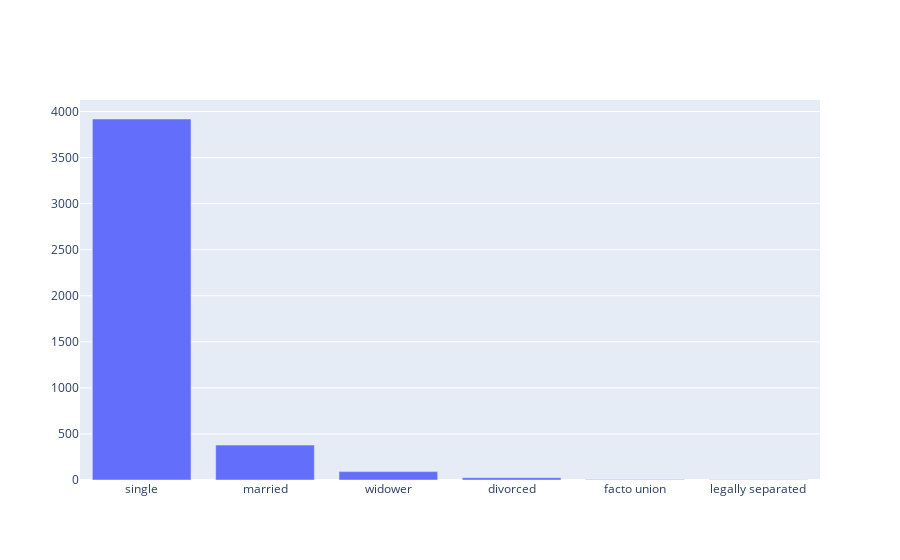

The notebook cell saved with this chart:
### Code cell
go.Figure(data=[
    go.Bar(
        x=['single', 'married', 'widower', 'divorced', 'facto union', 'legally separated'],
        y=data['Marital status'].value_counts()
    )
])

### Figure 1 — Plotly figure (JSON) as saved in the notebook; plotly's stock layout.template omitted (floating-point values rounded to 4 significant figures)
{"data": [{"type": "bar", "x": ["single", "married", "widower", "divorced", "facto union", "legally separated"], "y": [3919, 379, 91, 25, 6, 4]}], "layout": {}}
